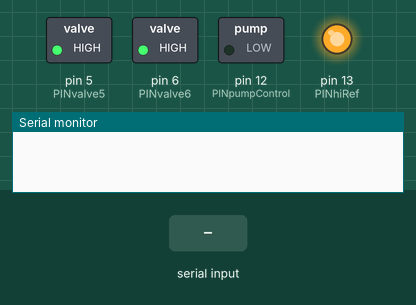
This sketch was run on a simulated Arduino Uno, built with avr-gcc and run on an emulated ATmega328P. On the bench: switched loads named in the sketch (green lamp = pin HIGH), output pins drawn as LEDs (lit = HIGH), the last lines printed to the serial monitor. The inputs (shaded band) are chosen by the test bench.

Above: at 1.2 s.
1.3 s: "A" received over Serial
At 2.5 s:
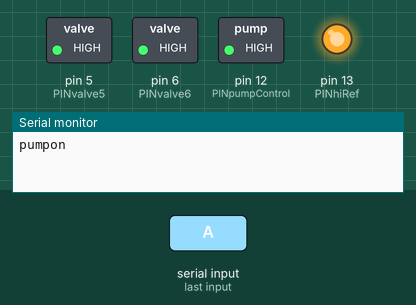
2.8 s: "D" received over Serial
At 3.2 s:
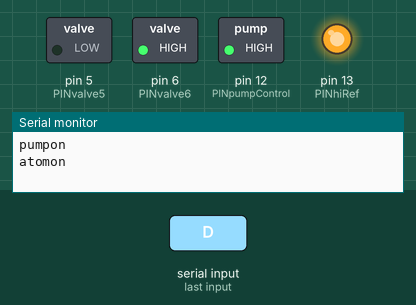
4.3 s: "B" received over Serial
At 5.5 s:
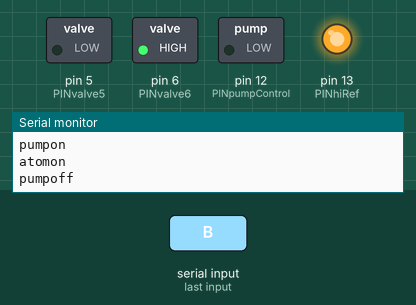
5.8 s: "F" received over Serial
At 6.7 s:
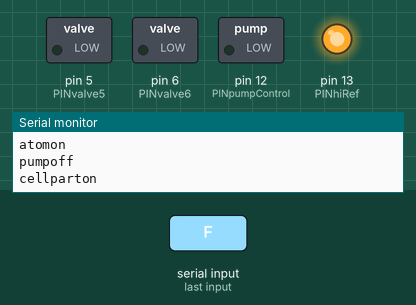
7.3 s: "E" received over Serial
At 7.9 s:
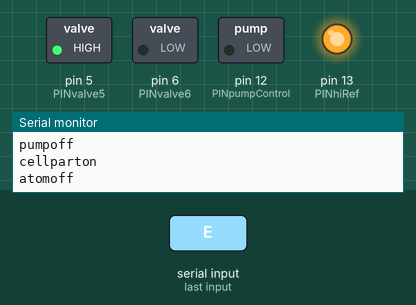
8.8 s: "A" received over Serial
At 10.2 s:
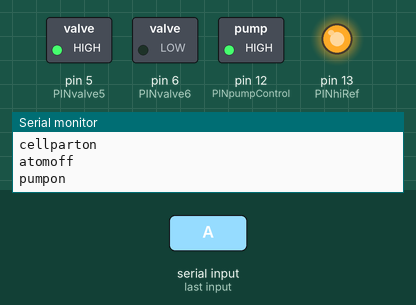
Timing chart, 0 to 11.3 s (numbered marks = the images above; inputs shaded):
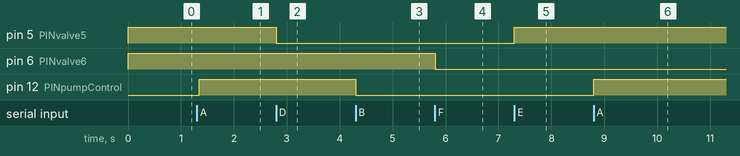

Measured:
- after the input at 1.3 s, pin 12 (PINpumpControl): LOW → HIGH after 0.05 s
- after the input at 2.8 s, pin 5 (PINvalve5): HIGH → LOW at once
- after the input at 4.3 s, pin 12 (PINpumpControl): HIGH → LOW at once
- after the input at 5.8 s, pin 6 (PINvalve6): HIGH → LOW at once
- after the input at 7.3 s, pin 5 (PINvalve5): LOW → HIGH at once
- after the input at 8.8 s, pin 12 (PINpumpControl): LOW → HIGH at once

The sketch:

ard_aerosolgenerator.ino
```cpp
int PINhiRef = 13;
int PINpumpControl = 12;

int PINvalve5 = 5;
int PINvalve6 = 6;

void setup() {
  // set the baud rate
  Serial.begin(9600);

  // set the output pin
  pinMode(PINhiRef,OUTPUT);
  pinMode(PINpumpControl,OUTPUT);
  pinMode(PINvalve5,OUTPUT);
  pinMode(PINvalve6,OUTPUT);

  digitalWrite(PINhiRef,HIGH);
  digitalWrite(PINpumpControl,LOW);
  digitalWrite(PINvalve5,HIGH);
  digitalWrite(PINvalve6,HIGH);

}

void loop() {
  char inByte = ' ';
  if(Serial.available()){
    char inByte = Serial.read(); // read the incoming data

    if (inByte == 'A'){
      digitalWrite(PINpumpControl,HIGH);
      Serial.println("pumpon");
    }

    if (inByte == 'B'){
      digitalWrite(PINpumpControl,LOW);
      Serial.println("pumpoff");
    }

    if (inByte == 'C') {
      Serial.println("good");
    }

    if (inByte == 'D'){
      digitalWrite(PINvalve5,LOW);
      Serial.println("atomon");
    }
    if (inByte == 'E'){
      digitalWrite(PINvalve5,HIGH);
      Serial.println("atomoff");
    }

    if (inByte == 'F'){
      digitalWrite(PINvalve6,LOW);
      Serial.println("cellparton");
    }
    if (inByte == 'G'){
      digitalWrite(PINvalve6,HIGH);
      Serial.println("cellpartoff");
    }

  }
  else {
    delay(50); // delay for 1/10 of a second
  }
}
```
